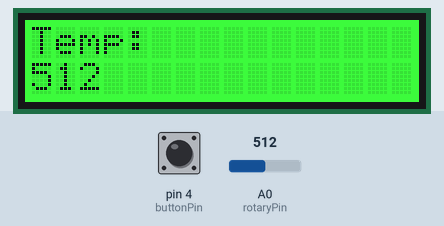
Simulated run of this sketch. Board: Arduino Uno, built with avr-gcc and run on an emulated ATmega328P. On the bench: 16×2 character LCD. The inputs (shaded band) are chosen by the test bench; at power-on: pin 4 (buttonPin) LOW, A0 (rotaryPin) = 512.

Above: at 1.2 s.
1.3 s: pin 4 (buttonPin) pulled HIGH for 0.15 s
At 2.0 s:
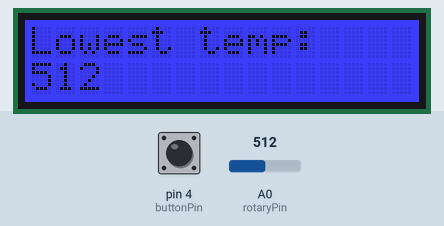
2.9 s: pin 4 (buttonPin) pulled HIGH for 1 s
At 3.4 s:
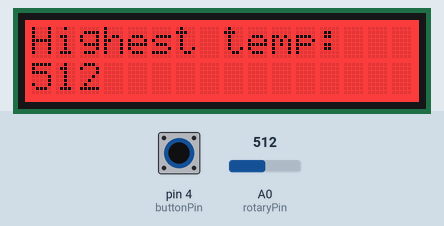
5.4 s: pin 4 (buttonPin) pulled HIGH for 0.15 s
At 6.6 s:
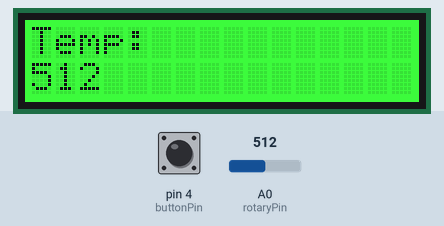
7.0 s: A0 (rotaryPin) set to 716
At 8.2 s:
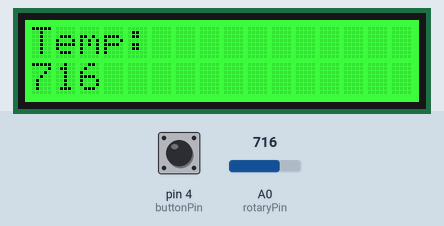
8.5 s: A0 (rotaryPin) set to 900
At 8.9 s:
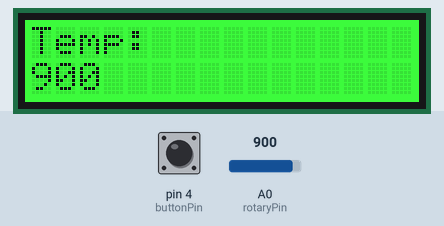
10.0 s: A0 (rotaryPin) set to 1023
At 11.1 s:
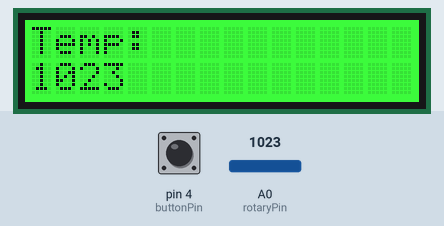
Timing chart, 0 to 12.5 s (numbered marks = the images above; inputs shaded):
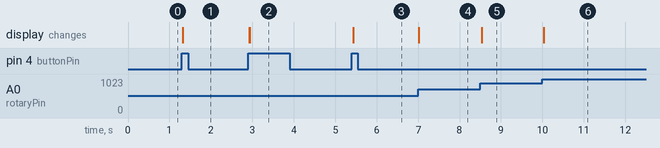

Measured:
- after the input at 1.3 s, the display: first changes at once (image 1 shows a later state)
- after the input at 2.9 s, the display: first changes at once (image 2 shows a later state)
- after the input at 5.4 s, the display: first changes at once (image 3 shows a later state)
- after the input at 7.0 s, the display: changes at once (image 4)
- after the input at 8.5 s, the display: changes at once (image 5)
- after the input at 10.0 s, the display: changes at once (image 6)

The sketch:

tempM_ler.ino
```cpp
#include <Wire.h>
#include "rgb_lcd.h"

rgb_lcd lcd;
int state=0;
int reset = true;
String temp = "Temp: ";
String scrClear = "                ";
#define buttonPin 4
#define rotaryPin 0

void setup() {
  // put your setup code here, to run once:
  lcd.begin(16, 2);
  lcd.setRGB(0, 255, 0);
  pinMode(buttonPin, INPUT);
  pinMode(rotaryPin, INPUT);
}

void changeState() {
 if (digitalRead(buttonPin) and reset) {
  if(state == 0) {
    state = 1;
    lcd.setCursor(0, 0);
    clearScreen();
    lcd.setRGB(0, 0, 255);
    temp = "Lowest temp: ";
  }

  else if (state == 1) {
    state = 2;
    lcd.setCursor(0, 0);
    clearScreen();
    lcd.setRGB(255, 0, 0);
    temp = "Highest temp: ";
  }

   else {
    state = 0;
    lcd.setCursor(0, 0);
    clearScreen();
    lcd.setRGB(0, 255, 0);
    temp = "Temp: ";
   }
   reset = false;
 }
 else if(digitalRead(buttonPin)==false){
  reset = true;
 }
}

void state1(){

}

void loop() {
  // put your main code here, to run repeatedly:
    int rotValue = analogRead(rotaryPin);
    lcd.setCursor(0, 0);
    lcd.print(temp);
    lcd.setCursor(0,1);
    lcd.print(rotValue), char(223), "C";
    lcd.print("         ");
    changeState();

}

void clearScreen() {
  lcd.print(scrClear);
}
```
